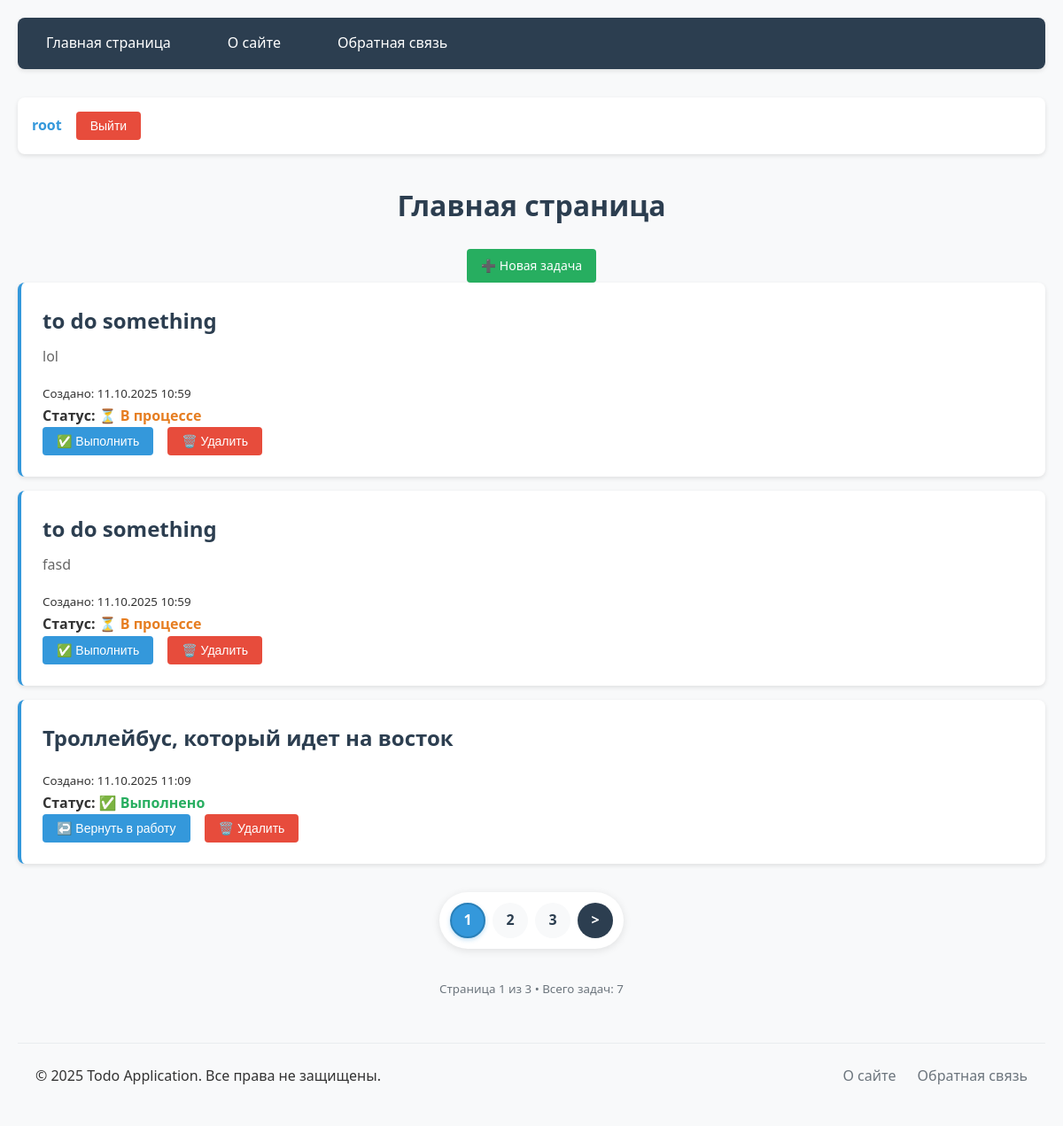
The page / (signed in) on the database its author committed.
### users/models.py (models this page shows)
class User(AbstractUser):
    photo = models.ImageField(upload_to="users/%Y/%m/%d/",
                              blank=True,
                              null=True,
                              verbose_name="Фото профиля"
                              )
    date_birth = models.DateTimeField(blank=True,
                                      null=True,
                                      verbose_name="Дата рождения"
                                      )

### todo/models.py (models this page shows, shortened)
class Todotask(models.Model):
    class Status(models.IntegerChoices):
        NOT_DONE = 0, 'В процессе'
        DONE = 1, 'Сделано'
    title = models.CharField(max_length=255,
                             verbose_name='Название',
                             )
    content = models.TextField(blank=True,
                               verbose_name='Содержание')
    status = models.BooleanField(choices=tuple(map(lambda x: (bool(x[0]), x[1]), Status.choices)),
                                 default=Status.NOT_DONE,
                                 verbose_name="Статус",
                                 )
    time_created = models.DateTimeField(auto_now_add=True,
                                        verbose_name='Время создания')
    time_edited = models.DateTimeField(auto_now=True,
                                       verbose_name='Время последнего изменения')
    author = models.ForeignKey(get_user_model(),
                               on_delete=models.CASCADE,
                               related_name='tasks',
                               null=True,
                               default=None,
                               )

### todo/views.py (the view)
# urls.py: path('', views.TodoHome.as_view(), name='home'),
class TodoHome(LoginRequiredMixin, ListView):
    template_name = 'todo/index.html'
    context_object_name = 'tasks'
    title_page = 'Главная страница'
    extra_context = {
        'title': 'Главная страница',
    }
    paginate_by = 3
    def get_queryset(self):
        return Todotask.objects.filter(author=self.request.user)

### todo/context_processors.py (called while the page is built)
def get_todo_context(request):
    return {'mainmenu': menu}

### todo/templates/todo/index.html (shortened to what this page needs)
{% extends 'base.html' %}
{% block content %}
<div class="text-center">
    <h1>{{ title }}</h1>
    <a href="{% url 'addpage' %}" class="btn btn-success">➕ Новая задача</a>
</div>
<ul class="list-tasks">
    {% for t in tasks %}
    <li class="task-item">
        <h2>{{ t.title }}</h2>
        <p>{{ t.content }}</p>
        <div class="task-meta">
            <small>Создано: {{ t.time_created|date:"d.m.Y H:i" }}</small>
            <br>
            <strong>Статус:
                {% if t.status %}
                    <span style="color: #27ae60;">✅ Выполнено</span>
                {% else %}
                    <span style="color: #e67e22;">⏳ В процессе</span>
                {% endif %}
            </strong>
        </div>
        <div class="task-actions">
            <form method="post" action="{% url 'toogletask' t.pk %}">
                <button type="submit" class="btn">
                    {% if t.status %}
                        ↩️ Вернуть в работу
                    {% else %}
                        ✅ Выполнить
                    {% endif %}
                </button>
            </form>
            <form method="post" action="{% url 'deletetask' t.pk %}">
                <button type="submit" class="btn-danger" onclick="return confirm('Удалить эту задачу?')">
                    🗑️ Удалить
                </button>
            </form>
        </div>
    </li>
    {% empty %}
    <li class="task-item text-center">
        <p>🎉 Пока нет задач! Создайте первую задачу.</p>
    </li>
    {% endfor %}
</ul>
{% endblock %}
{% block navigation %}
{% if page_obj.has_other_pages %}
<nav class="list-pages">
    <ul>
        {% for p in paginator.page_range %}
            {% if page_obj.number == p %}
            <li class="page-num page-num-selected">{{ p }}</li>
            {% elif p >= page_obj.number|add:-2 and p <= page_obj.number|add:2 %}
            <li class="page-num">
                <a href="?page={{ p }}">{{ p }}</a>
            </li>
            {% endif %}
        {% endfor %}
        {% if page_obj.has_next %}
        <li class="page-num">
            <a href="?page={{ page_obj.next_page_number }}" title="Следующая страница">&gt;</a>
        </li>
        {% endif %}
    </ul>
</nav>
{% endif %}
{% if page_obj %}
<div class="pagination-info text-center">
    <small style="color: #6c757d;">
        Страница {{ page_obj.number }} из {{ paginator.num_pages }}
        • Всего задач: {{ paginator.count }}
    </small>
</div>
{% endif %}
{% endblock %}

### templates/base.html (shortened to what this page needs)
{% load static %}
<!DOCTYPE html>
<html lang="en">
<head>
    <link type="text/css" href="{% static 'todo/css/styles.css' %}" rel="stylesheet" />
</head>
<body>
    <nav class="navbar">
        <ul class="main-menu">
            {% for m in mainmenu %}
            <li><a href="{% url m.url_name %}">{{ m.title }}</a></li>
            {% endfor %}
        </ul>
    </nav>
    <div class="user-info">
        {% if user.is_authenticated %}
            <span><strong><a href="{% url 'users:profile' %}">{{ user.username }}</a></strong></span>
            <form action="{% url 'users:logout' %}" method="post">
                <button type="submit" class="btn-danger">Выйти</button>
            </form>
        {% else %}
            <a href="{% url 'users:login' %}" class="btn">Войти</a>
            <a href="{% url 'users:register' %}" class="btn btn-success">Регистрация</a>
        {% endif %}
    </div>
    <main>
        {% block content %}
        {% endblock %}
        {% block navigation %}
        {% endblock %}
    </main>
</body>
<footer class="footer">
    <div class="footer-content">
        <p>&copy; 2025 Todo Application. Все права не защищены.</p>
        <div class="footer-links">
            <a href="{% url 'about' %}">О сайте</a>
            <a href="{% url 'contact' %}">Обратная связь</a>
        </div>
    </div>
</footer>
</html>

### todo/static/todo/css/styles.css (style rules this page uses)
* { margin: 0; padding: 0; box-sizing: border-box; }
body { font-family: 'Segoe UI', Tahoma, Geneva, Verdana, sans-serif; line-height: 1.6; color: #333; background-color: #f8f9fa; padding: 20px; }
.navbar { background: #2c3e50; padding: 1rem; border-radius: 8px; margin-bottom: 2rem; box-shadow: 0 2px 5px rgba(0,0,0,0.1); }
.main-menu { list-style: none; display: flex; gap: 2rem; }
.main-menu a { color: white; text-decoration: none; padding: 0.5rem 1rem; border-radius: 4px; transition: background-color 0.3s; }
.user-info { background: white; padding: 1rem; border-radius: 8px; margin-bottom: 2rem; box-shadow: 0 2px 5px rgba(0,0,0,0.1); display: flex; align-items: center; gap: 1rem; }
.user-info form { margin: 0; }
button, .btn { background: #3498db; color: white; border: none; padding: 0.5rem 1rem; border-radius: 4px; cursor: pointer; text-decoration: none; display: inline-block; font-size: 14px; transition: background-color 0.3s; }
.btn-success { background: #27ae60; }
.btn-danger { background: #e74c3c; }
.list-tasks { list-style: none; }
.task-item { background: white; padding: 1.5rem; margin-bottom: 1rem; border-radius: 8px; box-shadow: 0 2px 5px rgba(0,0,0,0.1); border-left: 4px solid #3498db; }
.task-item h2 { color: #2c3e50; margin-bottom: 0.5rem; }
.task-item p { color: #666; margin-bottom: 1rem; }
.task-actions { display: flex; gap: 1rem; flex-wrap: wrap; }
h1 { color: #2c3e50; margin-bottom: 1.5rem; text-align: center; }
a { color: #3498db; text-decoration: none; }
.text-center { text-align: center; }
.list-pages { margin: 2rem 0; text-align: center; }
.list-pages ul { list-style: none; display: inline-flex; gap: 0.5rem; background: white; padding: 0.75rem; border-radius: 50px; box-shadow: 0 2px 10px rgba(0,0,0,0.1); }
.page-num { display: flex; align-items: center; justify-content: center; }
.page-num a, .page-num-selected { display: flex; align-items: center; justify-content: center; min-width: 40px; height: 40px; padding: 0 0.5rem; border-radius: 50%; text-decoration: none; font-weight: 600; transition: all 0.3s ease; }
.page-num a { color: #2c3e50; background: #f8f9fa; border: 2px solid transparent; }
.page-num-selected { background: #3498db; color: white; border: 2px solid #2980b9; box-shadow: 0 2px 5px rgba(52, 152, 219, 0.3); }
.page-num:first-child a, .page-num:last-child a { background: #2c3e50; color: white; }
.list-pages { animation: slideIn 0.5s ease-out; }
.footer { margin-top: 3rem; padding: 1.5rem 0; border-top: 1px solid #e9ecef; background: #f8f9fa; }
.footer-content { max-width: 1200px; margin: 0 auto; padding: 0 20px; display: flex; justify-content: space-between; align-items: center; flex-wrap: wrap; gap: 1rem; }
.footer-links { display: flex; gap: 1.5rem; }
.footer-links a { color: #6c757d; text-decoration: none; }

### rows shown on the page
User: username "root"
Todotask: title "to do something", content "lol", time_created "11.10.2025 10:59", status "⏳ В процессе"
Todotask: title "to do something", content "fasd", time_created "11.10.2025 10:59", status "⏳ В процессе"
Todotask: title "Троллейбус, который идет на восток", time_created "11.10.2025 11:09", status "✅ Выполнено"

### other values the page prints
{{ m.title }} "Главная страница" "О сайте" "Обратная связь"
{{ title }} "Главная страница"
{{ p }} "1"
{{ p }} "2" "3"
{{ page_obj.number }} "1"
{{ paginator.num_pages }} "3"
{{ paginator.count }} "7"
